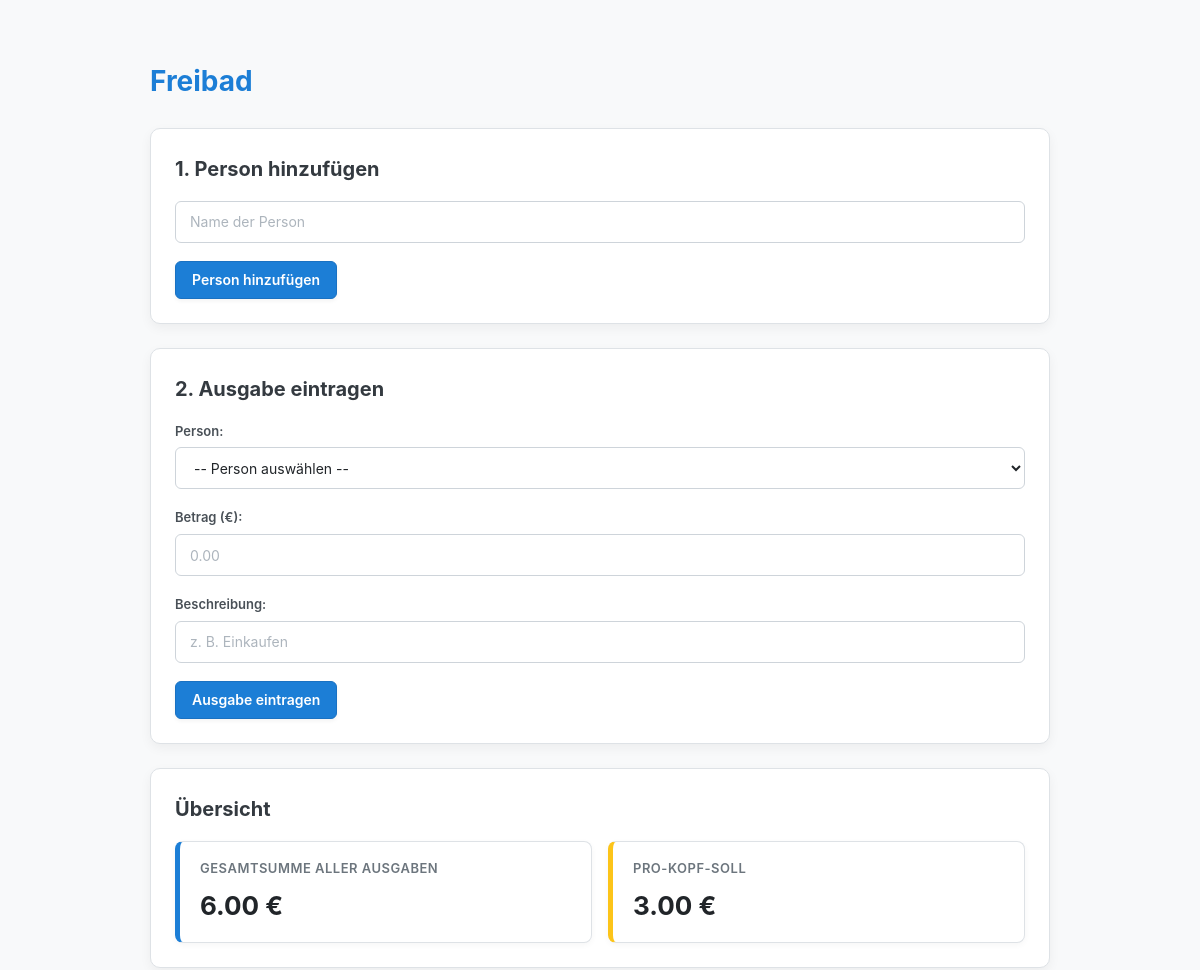
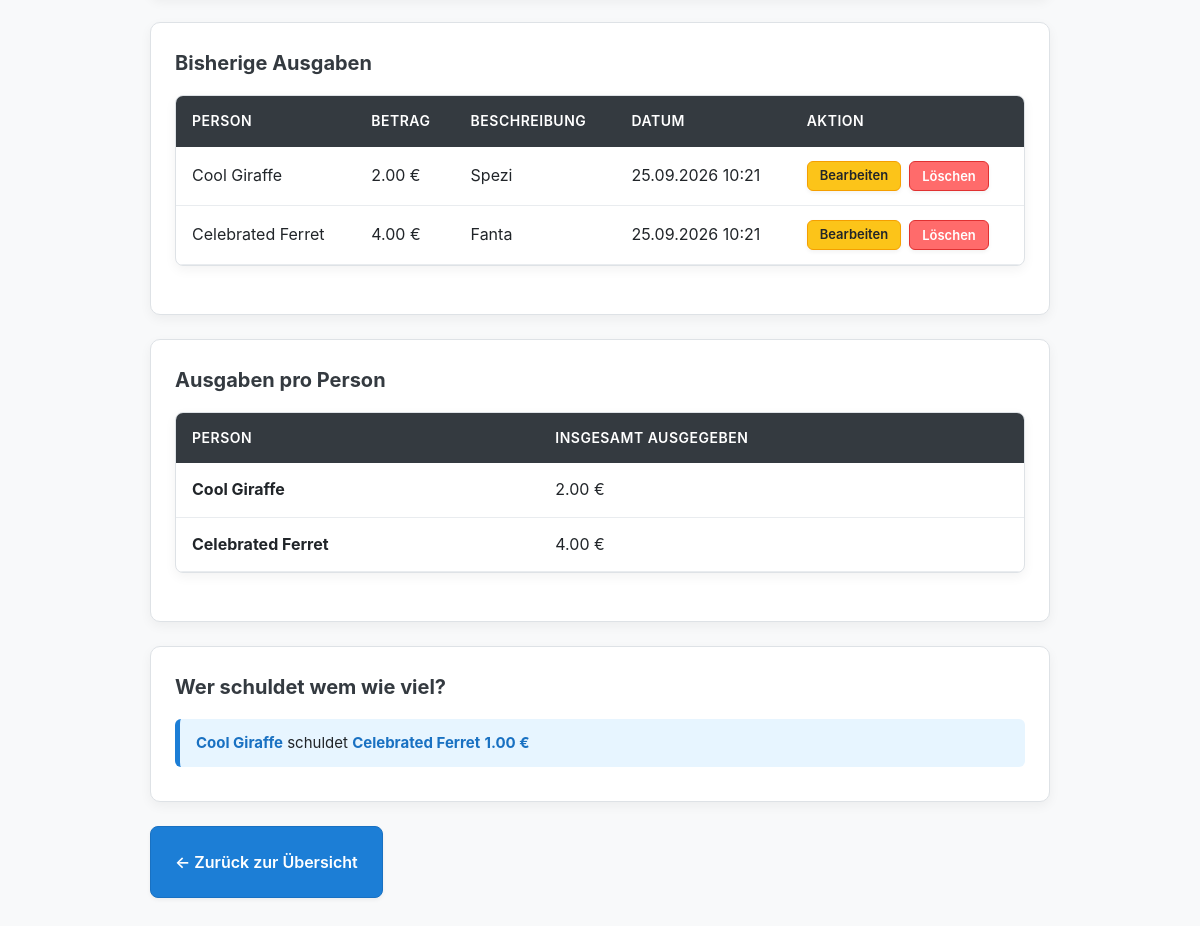
The page /thema/10/ on the database its author committed (2 pictures, top to bottom).
### pool/models.py (models this page shows, shortened)
class Topic(models.Model):
    titel = models.CharField(max_length=200)
    erstellt_am = models.DateTimeField(auto_now_add=True)
    class Meta:
        db_table = 'pool_thema'

class Expense(models.Model):
    thema = models.ForeignKey(Topic, on_delete=models.CASCADE, related_name='ausgaben')
    person = models.ForeignKey(Person, on_delete=models.CASCADE, related_name='ausgaben')
    betrag = models.DecimalField(max_digits=10, decimal_places=2)
    beschreibung = models.CharField(max_length=255)
    erstellt_am = models.DateTimeField(auto_now_add=True)  # Automatically stores the creation date
    class Meta:
        db_table = 'pool_ausgabe'

class Person(models.Model):
    thema = models.ForeignKey(Topic, on_delete=models.CASCADE, related_name='personen')
    name = models.CharField(max_length=100)
    def __str__(self):
        return self.name

### pool/views.py (the view, shortened to what this page needs)
# urls.py: path('thema/<int:topic_id>/', views.topic_detail, name='topic_detail'),
def topic_detail(request, topic_id):
    topic = get_object_or_404(Topic, id=topic_id)
    person_form = PersonForm()
    expense_form = ExpenseForm(thema=topic)
    people = Person.objects.filter(thema=topic)
    expenses = Expense.objects.filter(thema=topic).select_related('person')
    total_expenses_amount = expenses.aggregate(Sum('betrag'))['betrag__sum']
    total_expenses = float(total_expenses_amount) if total_expenses_amount is not None else 0.0
    person_count = people.count()
    per_person_share = (total_expenses / person_count) if person_count > 0 else 0.0
    people_summary = []
    for person in people:
        person_expense_total = expenses.filter(person=person).aggregate(Sum('betrag'))['betrag__sum']
        spent_amount = float(person_expense_total) if person_expense_total is not None else 0.0
        balance = spent_amount - per_person_share
        people_summary.append({
            'id': person.id,
            'name': person.name,
            'ausgegeben': spent_amount,
            'spent_amount': spent_amount,
            'saldo': balance,
            'balance': balance,
            'amount_due': abs(balance),
        })
    settlement_list = []
    debtors = [item for item in people_summary if item['balance'] < -0.01]
    creditors = [item for item in people_summary if item['balance'] > 0.01]
    debtors.sort(key=lambda item: item['balance'])
    creditors.sort(key=lambda item: item['balance'], reverse=True)
    while debtors and creditors:
        debtor = debtors[0]
        creditor = creditors[0]
        amount = min(abs(debtor['balance']), creditor['balance'])
        if amount <= 0.01:
            break
        settlement_list.append({
            'von': debtor['name'],
            'an': creditor['name'],
            'betrag': round(amount, 2),
            'amount': round(amount, 2),
        })
        debtor['balance'] = round(debtor['balance'] + amount, 2)
        creditor['balance'] = round(creditor['balance'] - amount, 2)
        if debtor['balance'] >= -0.01:
            debtors.pop(0)
        else:
            debtors[0] = debtor
            debtors.sort(key=lambda item: item['balance'])
        if creditor['balance'] <= 0.01:
            creditors.pop(0)
        else:
            creditors[0] = creditor
            creditors.sort(key=lambda item: item['balance'], reverse=True)
    return render(request, 'pool/thema_detail.html', {
        'thema': topic,
        'topic': topic,
        'personen': people,
        'people': people,
        'ausgaben': expenses,
        'expenses': expenses,
        'gesamtausgaben': total_expenses,
        'total_expenses': total_expenses,
        'per_person_share': per_person_share,
        'per_person_share': per_person_share,
        'personen_übersicht': people_summary,
        'people_summary': people_summary,
        'ausgleich_liste': settlement_list,
        'settlement_list': settlement_list,
        'person_form': person_form,
        'ausgabe_form': expense_form,
        'expense_form': expense_form,
    })

### pool/forms.py
class PersonForm(forms.ModelForm):
    class Meta:
        model = Person
        fields = ['name']
        widgets = {
            'name': forms.TextInput(attrs={
                'class': 'form-control',
                'placeholder': 'Name der Person'
            })
        }

class ExpenseForm(forms.ModelForm):
    class Meta:
        model = Expense
        fields = ['person', 'betrag', 'beschreibung']
        widgets = {
            'person': forms.Select(attrs={'class': 'form-control'}),
            'betrag': forms.NumberInput(attrs={
                'class': 'form-control',
                'step': '0.01',
                'placeholder': '0.00'
            }),
            'beschreibung': forms.TextInput(attrs={
                'class': 'form-control',
                'placeholder': 'z. B. Einkaufen'
            }),
        }
    def __init__(self, *args, **kwargs):
        topic = kwargs.pop('thema', None)
        super().__init__(*args, **kwargs)
        if topic:
            self.fields['person'].queryset = Person.objects.filter(thema=topic)
            self.fields['person'].empty_label = "-- Person auswählen --"

### pool/templates/pool/thema_detail.html (shortened to what this page needs)
{% load static %}
<!DOCTYPE html>
<html lang="de">
<head>
    <link rel="stylesheet" href="{% static 'pool/css/style.css' %}">
</head>
<body>
    <h1>{{ thema.titel }}</h1>
    <div class="card">
    <h2>1. Person hinzufügen</h2>
    <form method="post">
        <div class="form-group">
            {{ person_form.name }}
        </div>
        <button type="submit" class="btn btn-primary">Person hinzufügen</button>
    </form>
</div>
<div class="card">
    <h2>2. Ausgabe eintragen</h2>
    {% if people %}
        <form method="post">
            <div class="form-group">
                <label>Person:</label>
                {{ expense_form.person }}
            </div>
            <div class="form-group">
                <label>Betrag (€):</label>
                {{ expense_form.betrag }}
            </div>
            <div class="form-group">
                <label>Beschreibung:</label>
                {{ expense_form.beschreibung }}
            </div>
            <button type="submit" class="btn btn-primary">Ausgabe eintragen</button>
        </form>
    {% else %}
        <p style="color: #868e96; margin: 0;"><em>Bitte lege zuerst mindestens eine Person an.</em></p>
    {% endif %}
</div>
<div class="card">
    <h2>Übersicht</h2>
    <div class="stats-grid">
        <div class="stat-card">
            <div class="stat-label">Gesamtsumme aller Ausgaben</div>
            <div class="stat-value">{{ total_expenses|floatformat:2 }} €</div>
        </div>
        <div class="stat-card accent">
            <div class="stat-label">Pro-Kopf-Soll</div>
            <div class="stat-value">{{ per_person_share|floatformat:2 }} €</div>
        </div>
    </div>
</div>
     <div class="card">
    <h2>Bisherige Ausgaben</h2>
<table>
    <thead>
        <tr>
            <th>Person</th>
            <th>Betrag</th>
            <th>Beschreibung</th>
            <th>Datum</th>
            <th>Aktion</th>
        </tr>
    </thead>
    <tbody>
        {% for expense in expenses %}
            <tr>
                <td>{{ expense.person.name }}</td>
                <td>{{ expense.betrag }} €</td>
                <td>{{ expense.beschreibung }}</td>
                <td>{{ expense.erstellt_am|date:"d.m.Y H:i" }}</td>
                <td>
    <div class="action-group">
        <a href="{% url 'expense_edit' expense.id %}" class="btn btn-warning btn-sm">
            Bearbeiten
        </a>
        <form method="POST" class="form-inline">
            <button type="submit" class="btn btn-danger btn-sm">
                Löschen
            </button>
        </form>
    </div>
</td>
            </tr>
        {% empty %}
            <tr>
                <td colspan="5">Bisher wurden noch keine Ausgaben eingetragen.</td>
            </tr>
        {% endfor %}
    </tbody>
</table>
</div>
<div class="card">
    <h2>Ausgaben pro Person</h2>
    <table>
        <thead>
            <tr>
                <th>Person</th>
                <th>Insgesamt ausgegeben</th>
            </tr>
        </thead>
        <tbody>
            {% for person_summary in people_summary %}
                <tr>
                    <td><strong>{{ person_summary.name }}</strong></td>
                    <td>{{ person_summary.spent_amount|floatformat:2 }} €</td>
                </tr>
            {% empty %}
                <tr>
                    <td colspan="2">Noch keine Personen vorhanden.</td>
                </tr>
            {% endfor %}
        </tbody>
    </table>
</div>
<div class="card">
    <h2>Wer schuldet wem wie viel?</h2>
    {% if settlement_list %}
        <ul class="ausgleich-list">
            {% for entry in settlement_list %}
                <li class="ausgleich-item">
                    <span><strong>{{ entry.von }}</strong> schuldet <strong>{{ entry.an }}</strong> <strong>{{ entry.betrag|floatformat:2 }} €</strong></span>
                </li>
            {% endfor %}
        </ul>
    {% else %}
        <p style="color: #495057; margin: 0;">Es sind keine Ausgleichszahlungen notwendig (alle Ausgaben sind ausgeglichen).</p>
    {% endif %}
</div>
<div style="margin-bottom: 24px;">
    <a href="{% url 'topics_list' %}" class="btn btn-primary btn-lg">
        &larr; Zurück zur Übersicht
    </a>
</div>
</body>
</html>

### pool/static/pool/css/style.css (style rules this page uses)
body { font-family: -apple-system, BlinkMacSystemFont, "Segoe UI", Roboto, Helvetica, Arial, sans-serif; color: #212529; background-color: #f8f9fa; margin: 0 auto; max-width: 900px; padding: 40px 20px; line-height: 1.6; }
h1 { color: #1c7ed6; margin-bottom: 24px; font-size: 28px; }
h2 { color: #343a40; margin-top: 0; margin-bottom: 16px; font-size: 20px; }
.card { background-color: #ffffff; border-radius: 10px; border: 1px solid #dee2e6; box-shadow: 0 4px 12px rgba(0, 0, 0, 0.05); padding: 24px; margin-bottom: 24px; }
table { width: 100%; border-collapse: separate; border-spacing: 0; background-color: #ffffff; border-radius: 8px; overflow: hidden; border: 1px solid #dee2e6; box-shadow: 0 4px 12px rgba(0, 0, 0, 0.05); margin-bottom: 24px; }
th { background-color: #343a40; color: #ffffff; font-weight: 600; font-size: 14px; letter-spacing: 0.5px; text-transform: uppercase; padding: 14px 16px; text-align: left; }
td { padding: 14px 16px; text-align: left; border-bottom: 1px solid #e9ecef; }
.btn { display: inline-flex; align-items: center; justify-content: center; height: 38px; padding: 0 16px; font-size: 14px; font-weight: 600; font-family: inherit; text-decoration: none; border-radius: 6px; box-sizing: border-box; cursor: pointer; transition: all 0.2s cubic-bezier(0.165, 0.84, 0.44, 1); box-shadow: 0 2px 4px rgba(0, 0, 0, 0.05); }
.btn-sm { height: 30px; padding: 0 12px; font-size: 13px; }
.btn-warning { background-color: #fcc419; color: #212529; border: 1px solid #f59f00; }
.btn-danger { background-color: #ff6b6b; color: #ffffff; border: 1px solid #e03131; }
.btn-primary { background-color: #1c7ed6; color: #ffffff; border: 1px solid #1971c2; }
.action-group { display: flex; align-items: center; gap: 8px; }
.form-inline { display: contents; }
.stats-grid { display: grid; grid-template-columns: repeat(auto-fit, minmax(220px, 1fr)); gap: 16px; margin-top: 16px; }
.stat-card { background-color: #ffffff; border-radius: 8px; padding: 16px 20px; border: 1px solid #dee2e6; border-left: 5px solid #1c7ed6; box-shadow: 0 2px 6px rgba(0, 0, 0, 0.04); }
.stat-card.accent { border-left-color: #fcc419; }
.stat-label { font-size: 13px; text-transform: uppercase; letter-spacing: 0.5px; color: #6c757d; font-weight: 600; margin-bottom: 6px; }
.stat-value { font-size: 26px; font-weight: 700; color: #212529; }
.form-group { margin-bottom: 18px; }
label { display: block; font-size: 13px; font-weight: 600; color: #495057; margin-bottom: 6px; text-transform: none; letter-spacing: normal; }
input[type="text"], input[type="number"], select { width: 100%; height: 42px; padding: 0 14px; font-size: 14px; font-family: inherit; color: #212529; background-color: #ffffff; border: 1px solid #ced4da; border-radius: 6px; box-sizing: border-box; transition: border-color 0.15s ease-in-out, box-shadow 0.15s ease-in-out; }
input::placeholder { color: #adb5bd; }
.ausgleich-list { list-style: none; padding: 0; margin: 16px 0 0 0; }
.ausgleich-item { display: flex; align-items: center; background-color: #e7f5ff; border-left: 5px solid #1c7ed6; padding: 12px 16px; border-radius: 6px; margin-bottom: 10px; font-size: 15px; }
.ausgleich-item strong { color: #1971c2; }
.btn-lg { height: 72px; !important; padding: 0 24px; !important; font-size: 16px; !important; border-radius: 8px; !important; }

### rows shown on the page
Topic: titel "Freibad"
Expense: person.name "Cool Giraffe", betrag "2.00", beschreibung "Spezi", erstellt_am "25.09.2026 10:21"
Expense: person.name "Celebrated Ferret", betrag "4.00", beschreibung "Fanta", erstellt_am "25.09.2026 10:21"
Person: name "Cool Giraffe", von "Cool Giraffe"
Person: name "Celebrated Ferret", an "Celebrated Ferret"

### other values the page prints
{{ total_expenses|floatformat:2 }} "6.00"
{{ per_person_share|floatformat:2 }} "3.00"
{{ person_summary.spent_amount|floatformat:2 }} "2.00" "4.00"
{{ entry.betrag|floatformat:2 }} "1.00"
